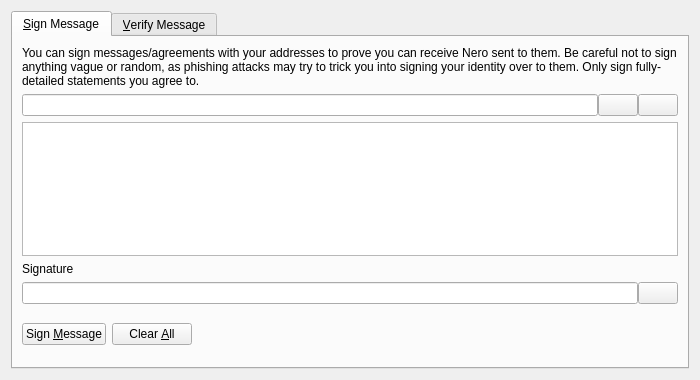
<?xml version="1.0" encoding="UTF-8"?>
<ui version="4.0">
 <class>SignVerifyMessageDialog</class>
 <widget class="QDialog" name="SignVerifyMessageDialog">
  <property name="geometry">
   <rect>
    <x>0</x>
    <y>0</y>
    <width>700</width>
    <height>380</height>
   </rect>
  </property>
  <property name="windowTitle">
   <string>Signatures - Sign / Verify a Message</string>
  </property>
  <property name="modal">
   <bool>true</bool>
  </property>
  <layout class="QVBoxLayout" name="verticalLayout">
   <item>
    <widget class="QTabWidget" name="tabWidget">
     <property name="currentIndex">
      <number>0</number>
     </property>
     <widget class="QWidget" name="tabSignMessage">
      <attribute name="title">
       <string>&amp;Sign Message</string>
      </attribute>
      <layout class="QVBoxLayout" name="verticalLayout_SM">
       <item>
        <widget class="QLabel" name="infoLabel_SM">
         <property name="text">
          <string>You can sign messages/agreements with your addresses to prove you can receive Nero sent to them. Be careful not to sign anything vague or random, as phishing attacks may try to trick you into signing your identity over to them. Only sign fully-detailed statements you agree to.</string>
         </property>
         <property name="textFormat">
          <enum>Qt::PlainText</enum>
         </property>
         <property name="wordWrap">
          <bool>true</bool>
         </property>
        </widget>
       </item>
       <item>
        <layout class="QHBoxLayout" name="horizontalLayout_1_SM">
         <property name="spacing">
          <number>0</number>
         </property>
         <item>
          <widget class="QValidatedLineEdit" name="addressIn_SM">
           <property name="toolTip">
            <string>The Nero address to sign the message with</string>
           </property>
          </widget>
         </item>
         <item>
          <widget class="QPushButton" name="addressBookButton_SM">
           <property name="toolTip">
            <string>Choose previously used address</string>
           </property>
           <property name="text">
            <string/>
           </property>
           <property name="shortcut">
            <string>Alt+A</string>
           </property>
           <property name="autoDefault">
            <bool>false</bool>
           </property>
          </widget>
         </item>
         <item>
          <widget class="QPushButton" name="pasteButton_SM">
           <property name="toolTip">
            <string>Paste address from clipboard</string>
           </property>
           <property name="text">
            <string/>
           </property>
           <property name="shortcut">
            <string>Alt+P</string>
           </property>
           <property name="autoDefault">
            <bool>false</bool>
           </property>
          </widget>
         </item>
        </layout>
       </item>
       <item>
        <widget class="QPlainTextEdit" name="messageIn_SM">
         <property name="toolTip">
          <string>Enter the message you want to sign here</string>
         </property>
        </widget>
       </item>
       <item>
        <widget class="QLabel" name="signatureLabel_SM">
         <property name="text">
          <string>Signature</string>
         </property>
         <property name="textFormat">
          <enum>Qt::PlainText</enum>
         </property>
        </widget>
       </item>
       <item>
        <layout class="QHBoxLayout" name="horizontalLayout_2_SM">
         <property name="spacing">
          <number>0</number>
         </property>
         <item>
          <widget class="QLineEdit" name="signatureOut_SM">
           <property name="font">
            <font>
             <italic>true</italic>
            </font>
           </property>
           <property name="readOnly">
            <bool>true</bool>
           </property>
          </widget>
         </item>
         <item>
          <widget class="QPushButton" name="copySignatureButton_SM">
           <property name="toolTip">
            <string>Copy the current signature to the system clipboard</string>
           </property>
           <property name="text">
            <string/>
           </property>
           <property name="autoDefault">
            <bool>false</bool>
           </property>
          </widget>
         </item>
        </layout>
       </item>
       <item>
        <layout class="QHBoxLayout" name="horizontalLayout_3_SM">
         <item>
          <widget class="QPushButton" name="signMessageButton_SM">
           <property name="toolTip">
            <string>Sign the message to prove you own this Nero address</string>
           </property>
           <property name="text">
            <string>Sign &amp;Message</string>
           </property>
           <property name="autoDefault">
            <bool>false</bool>
           </property>
          </widget>
         </item>
         <item>
          <widget class="QPushButton" name="clearButton_SM">
           <property name="toolTip">
            <string>Reset all sign message fields</string>
           </property>
           <property name="text">
            <string>Clear &amp;All</string>
           </property>
           <property name="autoDefault">
            <bool>false</bool>
           </property>
          </widget>
         </item>
         <item>
          <spacer name="horizontalSpacer_1_SM">
           <property name="orientation">
            <enum>Qt::Horizontal</enum>
           </property>
           <property name="sizeHint" stdset="0">
            <size>
             <width>40</width>
             <height>48</height>
            </size>
           </property>
          </spacer>
         </item>
         <item>
          <widget class="QLabel" name="statusLabel_SM">
           <property name="font">
            <font>
             <weight>75</weight>
             <bold>true</bold>
            </font>
           </property>
           <property name="text">
            <string/>
           </property>
           <property name="wordWrap">
            <bool>true</bool>
           </property>
          </widget>
         </item>
         <item>
          <spacer name="horizontalSpacer_2_SM">
           <property name="orientation">
            <enum>Qt::Horizontal</enum>
           </property>
           <property name="sizeHint" stdset="0">
            <size>
             <width>40</width>
             <height>48</height>
            </size>
           </property>
          </spacer>
         </item>
        </layout>
       </item>
      </layout>
     </widget>
     <widget class="QWidget" name="tabVerifyMessage">
      <attribute name="title">
       <string>&amp;Verify Message</string>
      </attribute>
      <layout class="QVBoxLayout" name="verticalLayout_VM">
       <item>
        <widget class="QLabel" name="infoLabel_VM">
         <property name="text">
          <string>Enter the receiver's address, message (ensure you copy line breaks, spaces, tabs, etc. exactly) and signature below to verify the message. Be careful not to read more into the signature than what is in the signed message itself, to avoid being tricked by a man-in-the-middle attack. Note that this only proves the signing party receives with the address, it cannot prove sendership of any transaction!</string>
         </property>
         <property name="textFormat">
          <enum>Qt::PlainText</enum>
         </property>
         <property name="alignment">
          <set>Qt::AlignLeading|Qt::AlignLeft|Qt::AlignTop</set>
         </property>
         <property name="wordWrap">
          <bool>true</bool>
         </property>
        </widget>
       </item>
       <item>
        <layout class="QHBoxLayout" name="horizontalLayout_1_VM">
         <property name="spacing">
          <number>0</number>
         </property>
         <item>
          <widget class="QValidatedLineEdit" name="addressIn_VM">
           <property name="toolTip">
            <string>The Nero address the message was signed with</string>
           </property>
          </widget>
         </item>
         <item>
          <widget class="QPushButton" name="addressBookButton_VM">
           <property name="toolTip">
            <string>Choose previously used address</string>
           </property>
           <property name="text">
            <string/>
           </property>
           <property name="shortcut">
            <string>Alt+A</string>
           </property>
           <property name="autoDefault">
            <bool>false</bool>
           </property>
          </widget>
         </item>
        </layout>
       </item>
       <item>
        <widget class="QPlainTextEdit" name="messageIn_VM"/>
       </item>
       <item>
        <widget class="QValidatedLineEdit" name="signatureIn_VM"/>
       </item>
       <item>
        <layout class="QHBoxLayout" name="horizontalLayout_2_VM">
         <item>
          <widget class="QPushButton" name="verifyMessageButton_VM">
           <property name="toolTip">
            <string>Verify the message to ensure it was signed with the specified Nero address</string>
           </property>
           <property name="text">
            <string>Verify &amp;Message</string>
           </property>
           <property name="autoDefault">
            <bool>false</bool>
           </property>
          </widget>
         </item>
         <item>
          <widget class="QPushButton" name="clearButton_VM">
           <property name="toolTip">
            <string>Reset all verify message fields</string>
           </property>
           <property name="text">
            <string>Clear &amp;All</string>
           </property>
           <property name="autoDefault">
            <bool>false</bool>
           </property>
          </widget>
         </item>
         <item>
          <spacer name="horizontalSpacer_1_VM">
           <property name="orientation">
            <enum>Qt::Horizontal</enum>
           </property>
           <property name="sizeHint" stdset="0">
            <size>
             <width>40</width>
             <height>48</height>
            </size>
           </property>
          </spacer>
         </item>
         <item>
          <widget class="QLabel" name="statusLabel_VM">
           <property name="font">
            <font>
             <weight>75</weight>
             <bold>true</bold>
            </font>
           </property>
           <property name="text">
            <string/>
           </property>
           <property name="wordWrap">
            <bool>true</bool>
           </property>
          </widget>
         </item>
         <item>
          <spacer name="horizontalSpacer_2_VM">
           <property name="orientation">
            <enum>Qt::Horizontal</enum>
           </property>
           <property name="sizeHint" stdset="0">
            <size>
             <width>40</width>
             <height>48</height>
            </size>
           </property>
          </spacer>
         </item>
        </layout>
       </item>
      </layout>
     </widget>
    </widget>
   </item>
  </layout>
 </widget>
 <customwidgets>
  <customwidget>
   <class>QValidatedLineEdit</class>
   <extends>QLineEdit</extends>
   <header>qvalidatedlineedit.h</header>
  </customwidget>
 </customwidgets>
 <resources>
  <include location="../nero.qrc"/>
 </resources>
 <connections/>
</ui>
